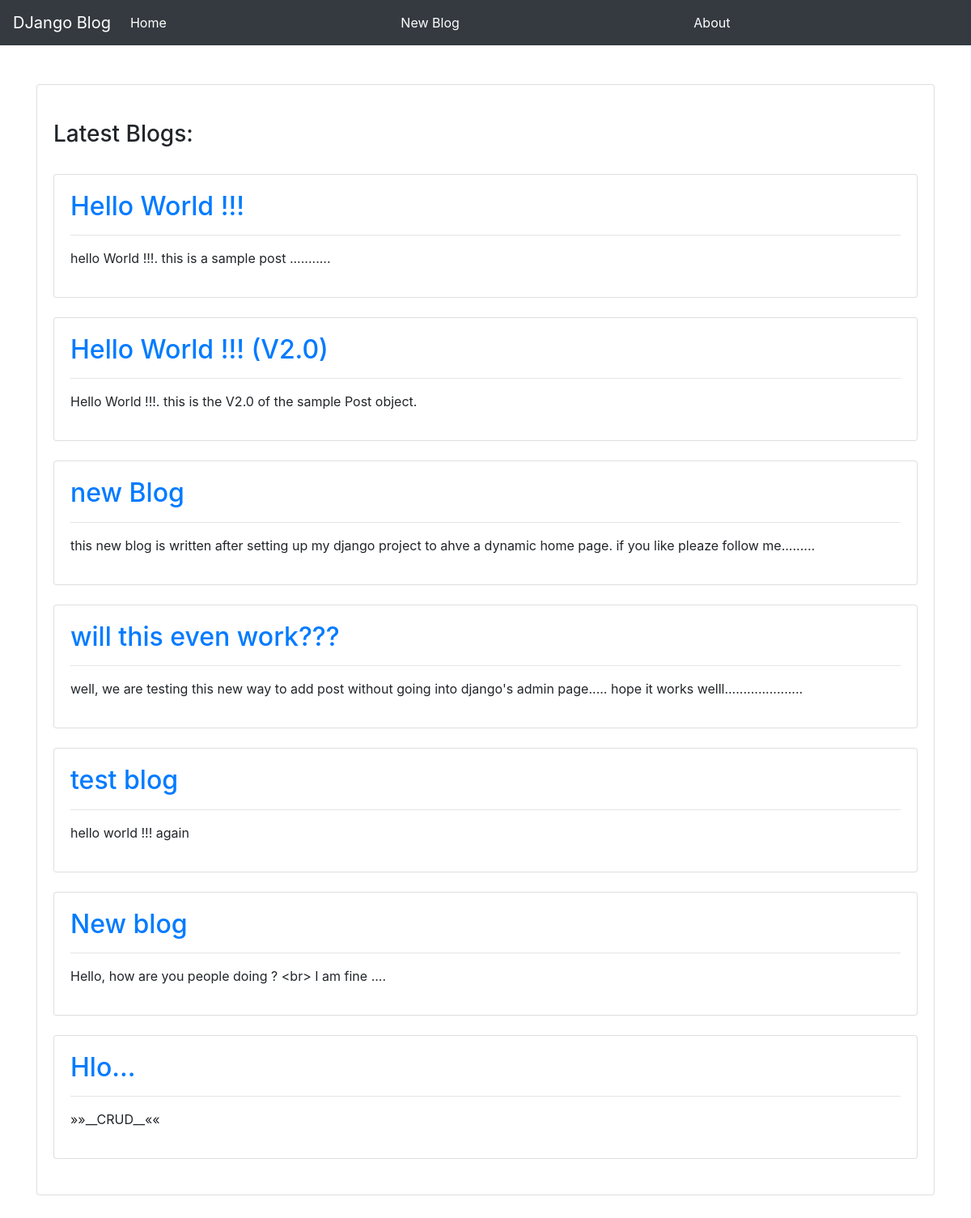
Before: / with the older database file.
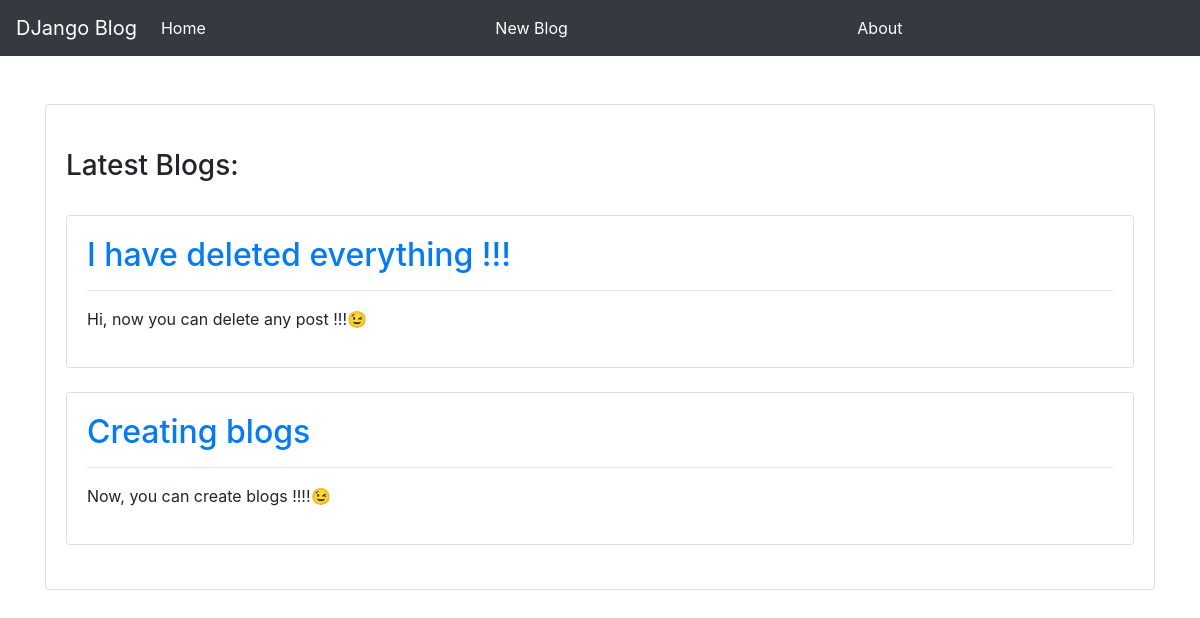
After: the same page with the newer database file.
### blog/models.py (models this page shows, shortened)
class Post(models.Model) :
    title = models.CharField(max_length=200)
    author = models.ForeignKey(
        'auth.User',
        on_delete=models.CASCADE,
    )
    body = models.TextField()

### blog/views.py (the view)
# urls.py: path('', HomePage.as_view(), name="Home"),
class HomePage(ListView):
    model = Post
    template_name = 'home.html'

### templates/home.html
{% extends 'base.html' %} {% block content %}
<h3>Latest Blogs:</h3>
<br />
{% for post in object_list %}
<div class="card">
  <div class="card-body">
    <h2><a href="{% url 'BlogPage'  post.pk %}"> {{ post.title }} </a></h2>
    <hr />
    <p>{{ post.body }}</p>
  </div>
</div>
<br />
{% endfor %} {% endblock %}

### templates/base.html (shortened to what this page needs)
<!DOCTYPE html>
<html lang="en">
  <head>
    <link
      rel="stylesheet"
      href="https://stackpath.bootstrapcdn.com/bootstrap/4.5.2/css/bootstrap.min.css"
    />
  </head>
  <body>
    <nav class="navbar navbar-expand-lg navbar-dark bg-dark">
      <a class="navbar-brand" href="{% url 'Home' %}">DJango Blog</a>
      <div class="collapse navbar-collapse" id="navbarNavAltMarkup">
        <div class="navbar-nav">
          <a class="nav-link active" href="{% url 'Home' %}"
            >Home <span class="sr-only">(current)</span></a
          >
        </div>
      </div>
      <div class="collapse navbar-collapse" id="navbarNavAltMarkup">
        <div class="navbar-nav">
          <a class="nav-link active" href="{% url 'NewPage' %}"
            >New Blog <span class="sr-only">(current)</span></a
          >
        </div>
      </div>
      <div class="collapse navbar-collapse" id="navbarNavAltMarkup">
        <div class="navbar-nav">
          <a class="nav-link active" href="{% url 'About' %}"
            >About <span class="sr-only">(current)</span></a
          >
        </div>
      </div>
    </nav>
    <br />
    <br />
    <div class="container">
      <div class="card">
        <div class="card-body">
          <br />
          {% block content %} {% endblock %}
        </div>
      </div>
    </div>
    <br />
    <br />
    <br />
    <br />
    <br />
    <br />
    <br />
    <br />
    <br />
  </body>
</html>

Changed rows visible on the page:
removed Post: title "Hello World !!!", body "hello World !!!. this is a sample post ..........."
removed Post: title "Hello World !!! (V2.0)", body "Hello World !!!. this is the V2.0 of the sample Post object."
removed Post: title "new Blog", body "this new blog is written after setting up my django project to ahve a dynamic home page. if you like pleaze follow me........."
removed Post: title "will this even work???", body "well, we are testing this new way to add post without going into django's admin page..... hope it works welll....................."
removed Post: title "test blog", body "hello world !!! again"
removed Post: title "New blog", body "Hello, how are you people doing ? <br> I am fine ...."
removed Post: title "Hlo...", body "»»__CRUD__««"
added Post: title "I have deleted everything !!!", body "Hi, now you can delete any post !!!😉"
added Post: title "Creating blogs", body "Now, you can create blogs !!!!😉"
